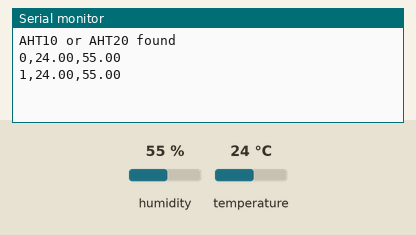
A sketch run on a simulated Arduino Uno, built with avr-gcc and run on an emulated ATmega328P. Parts: the last lines printed to the serial monitor. The inputs (shaded band) are chosen by the test bench; at power-on: humidity 55 %, temperature 24 °C.

Above: at 1.9 s.
2.0 s: humidity set to 22 %
At 3.0 s:
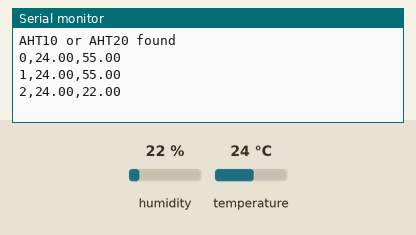
3.5 s: temperature set to 12 °C
At 4.8 s:
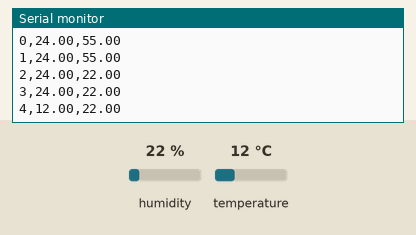
5.0 s: humidity set to 40 %
At 6.3 s:
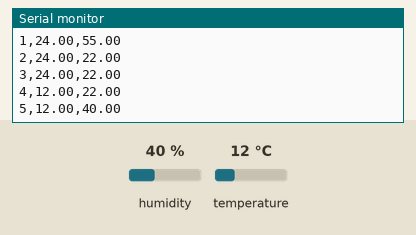
Timing chart, 0 to 8.0 s (numbered marks = the images above; inputs shaded):
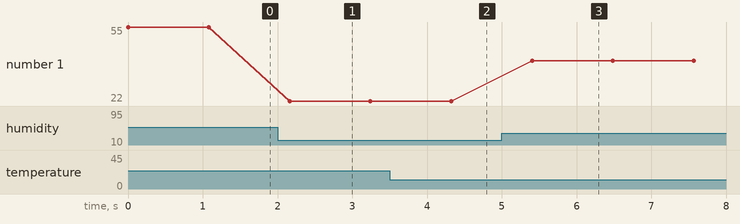

The sketch:

code_senser.ino
```cpp
// Adafruit의 온습도센서 라이브러리 사용
#include <Adafruit_AHTX0.h>

// 온습도 센서를 aht 변수로 선언
Adafruit_AHTX0 aht;

// 초를 세기위한 변수
int second = 0;

void setup() {
  // 시리얼 통신 시작
  Serial.begin(115200);

  // 연결된 온습도 센서가 AHT10 또는 AHT20인지 확인
  if (! aht.begin()) {
    Serial.println("Could not find AHT? Check wiring");
    while (1)
    	delay(10);
  }
  // 센서를 찾았다면 아래 메시지 출력
  Serial.println("AHT10 or AHT20 found");
}

void loop() {
  // 시리얼 모니터에 초 출력
  Serial.print(second);
  // 구분자로 쉼표를 사용하여 출력
  Serial.print(",");
  sensors_event_t humidity, temp;
  aht.getEvent(&humidity, &temp);
  // 온도를 시리얼 모니터에 출력
  Serial.print(temp.temperature);
  Serial.print(",");
  // 습도를 시리얼 모니터에 출력
  Serial.print(humidity.relative_humidity);
  // 줄바꿈
  Serial.println();
  // 1초마다 second 변수 1씩 증가
  second++;
  // 1초 대기하여 1초마다 출력
  delay(1000);
}
```

Measured:
- after the input at 2.0 s, the serial monitor: prints a new line after 0.16 s (image 1)
- after the input at 3.5 s, the serial monitor: prints a new line after 0.83 s (image 2)
- after the input at 5.0 s, the serial monitor: prints a new line after 0.41 s (image 3)
- plotted number 1: 55 → 22 after the input at 2.0 s, 22 → 40 after the input at 5.0 s
